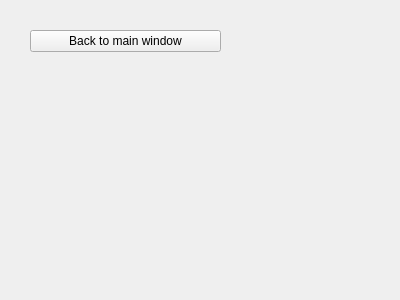
<?xml version="1.0" encoding="UTF-8"?>
<ui version="4.0">
 <class>Settings</class>
 <widget class="QWidget" name="Settings">
  <property name="geometry">
   <rect>
    <x>0</x>
    <y>0</y>
    <width>400</width>
    <height>300</height>
   </rect>
  </property>
  <property name="windowTitle">
   <string>Form</string>
  </property>
  <widget class="QPushButton" name="MWindow">
   <property name="geometry">
    <rect>
     <x>30</x>
     <y>30</y>
     <width>191</width>
     <height>22</height>
    </rect>
   </property>
   <property name="text">
    <string>Back to main window</string>
   </property>
  </widget>
 </widget>
 <resources/>
 <connections/>
</ui>
